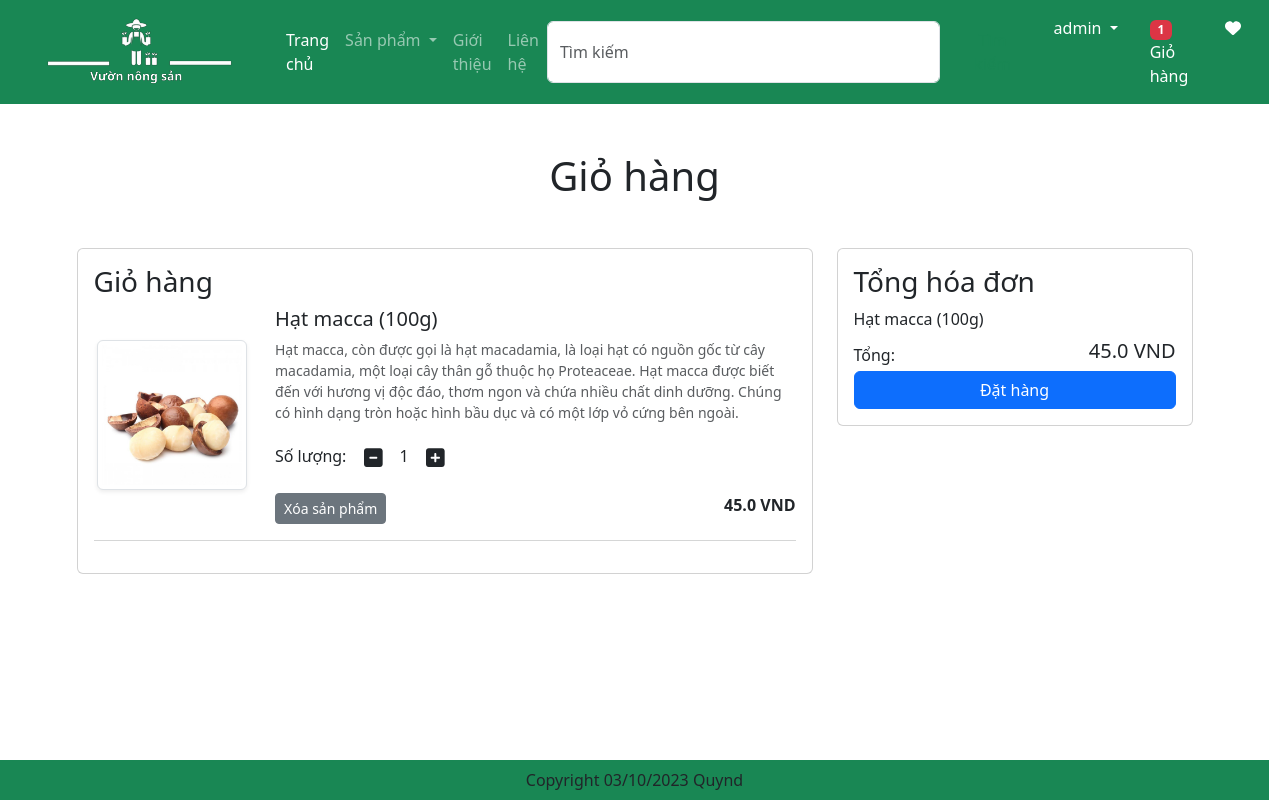
/cart/ (signed in), run on an earlier commit of the app's database.
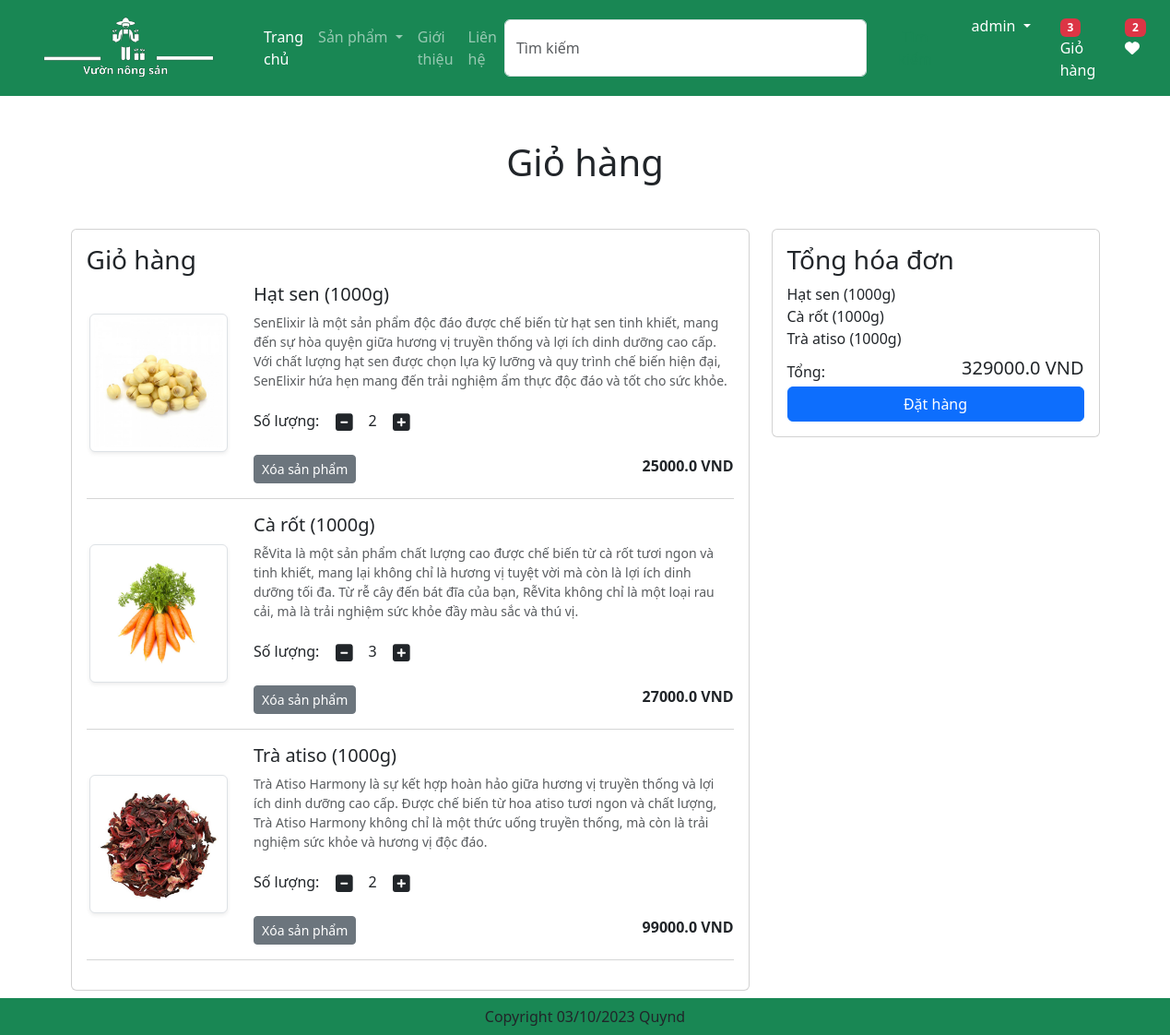
And on a later commit of the database.
### app/models.py (models this page shows, shortened)
class Cart(models.Model):
    user = models.ForeignKey(User, on_delete=models.CASCADE)
    product = models.ForeignKey(Product, on_delete=models.CASCADE)
    quantity = models.PositiveIntegerField(default=1)

class Product(models.Model):
    title = models.CharField(max_length=100)
    selling_price = models.FloatField()
    discounted_price = models.FloatField()
    description = models.TextField()
    composition = models.TextField(default='')
    prodapp = models.TextField(default='')
    category = models.CharField(choices=CATEGORY_CHOICES, max_length=3)
    product_image = models.ImageField(upload_to='product')

### app/views.py (the view)
# urls.py: path('cart/', views.show_cart, name='showcart'),
@login_required
def show_cart(request):
    totalitem = 0
    wishitem = 0
    if request.user.is_authenticated:
        totalitem = len(Cart.objects.filter(user=request.user))
        wishitem = len(Wishlist.objects.filter(user=request.user))
    user = request.user
    cart = Cart.objects.filter(user=user)
    amount = 0
    for p in cart:
        value = p.quantity * p.product.discounted_price
        amount = amount + value
    return render(request, 'app/addtocart.html', locals())

### app/templates/app/addtocart.html (shortened to what this page needs)
{% extends "app/base.html" %}
{% load static %}
{% block main-content %}
<div class="container my-5">
<div class="row">
    {% if cart %}
        <h1 class="text-center mb-5">Giỏ hàng</h1>
        <div class="col-sm-8">
            <div class="card">
                <div class="card-body">
                    <h3>Giỏ hàng</h3>
                    {% for item in cart %}
                        <div class="row">
                            <div class="col-sm-3 text-center align-self-center">
                                <img src="{{item.product.product_image.url}}" alt="" srcset="" class="img-fluid
                                img-thumbnail shadow-sm" height="150" width="150">
                            </div>
                            <div class="col-sm-9">
                                <div>
                                    <h5>{{item.product.title}}</h5>
                                    <p class="mb-2 text-muted small">{{item.product.description}}</p>
                                    <div class="my-3">
                                        <label for="quantity"> Số lượng:</label>
                                        <a class="minus-cart btn" pid={{item.product.id}}><i class="fas fa-minus-square fa-lg"></i></a>
                                        <span id="quantity">{{item.quantity}}</span>
                                        <a class="plus-cart btn" pid={{item.product.id}}><i class="fas fa-plus-square fa-lg"></i></a>
                                    </div>
                                    <div class="d-flex justify-content-between">
                                        <a href="#" class="remove-cart btn btn-sm btn-secondary mr-3"
                                           pid={{item.product.id}} onclick="reloadPage()">Xóa sản phẩm</a>
                                        <p class="mb-0"><span><strong>
                                            {{item.product.discounted_price}}   VND</strong></span></p>
                                    </div>
                                </div>
                            </div>
                        </div>
                    <hr class="text-muted">
                    {% endfor %}
                </div>
            </div>
        </div>
        <div class="col-sm-4">
            <div class="card">
                <div class="card-body">
                    <h3>Tổng hóa đơn</h3>
                    <ul class="list-group">
                        {% for item in cart %}
                            <span id="title">{{item.product.title}}</span>
                        {% endfor %}
                        <li class="list-group-item d-flex justify-content-between align-items-center border-0 px-0 pb-0">
                            Tổng: <h5> <span id="amount">{{amount}}</span> VND</h5>
                        </li>
                    </ul>
                    <div class="d-grid"><a href="{% url 'checkout' %}" class="btn btn-primary">Đặt hàng</a></div>
                </div>
            </div>
        </div>
        {% else %}
            <h1 class="text-center mb-5">Chưa có sản phẩm nào trong giỏ hàng</h1>
    {% endif %}
</div>
</div>
{% endblock main-content %}

### app/templates/app/base.html (shortened to what this page needs)
<!DOCTYPE html>
{% load static %}
<html lang="en">
<head>
    <link href="https://cdn.jsdelivr.net/npm/bootstrap@5.3.2/dist/css/bootstrap.min.css" rel="stylesheet"
>
    <link rel="stylesheet" href="{% static 'app/css/owl.carousel.min.css'%}"/>
    <link rel="stylesheet" href="{% static 'app/css/all.min.css'%}" />
    <link rel="stylesheet" href="{% static 'app/css/style.css'%}"/>
</head>
<body>
    <nav class="navbar navbar-expand-lg navbar-dark bg-success">
      <div class="container-fluid">
        <a class="navbar-brand" href="/">
            <img src="{% static 'app/images/logo.png'%}" width="250" height="70"/>
        </a>
        <div class="collapse navbar-collapse" id="navbarSupportedContent">
          <ul class="navbar-nav me-auto mb-2 mb-lg-0">
            <li class="nav-item">
              <a class="nav-link active" aria-current="page" href="/">Trang chủ</a>
            </li>
            <li class="nav-item dropdown">
              <a class="nav-link dropdown-toggle" href="#" role="button" data-bs-toggle="dropdown" aria-expanded="false">
                Sản phẩm
              </a>
            </li>
            <li class="nav-item">
              <a class="nav-link text-while" href="{% url 'about'%}">Giới thiệu</a>
            </li>
            <li class="nav-item">
              <a class="nav-link text-while" href="{% url 'contact'%}">Liên hệ</a>
            </li>
          </ul>
          <form class="d-flex" role="search" action="/search">
            <input class="form-control me-2" type="search" placeholder="Tìm kiếm" name="search" aria-label="Search" style="width: 420px">
            <button class="btn btn-outline-success" type="submit">Tìm kiếm</button>
          </form>
        </div>
        {% if request.user.is_authenticated %}
        <ul class = "navbar-nav me-auto mb-2 mb-lg-0">
            <li class = "nav-item dropdown mx-2">
              <a class="nav-link dropdown-toggle text-white" href="#"
              id="profileDropdown" role="button" data-bs-toggle="dropdown"
              aria-expanded="false"> {{request.user}} </a>
            </li>
            <li class="nav-item mx-2">
                <a href="{% url 'showcart' %}" class="nav-link text-white">
                    <span class="badge bg-danger">{% if totalitem > 0%}{{totalitem}} {%endif%}</span>
                    Giỏ hàng</a>
            </li>
            <li class="nav-item mx-2">
                <a href="#" class="nav-link text-white">
                    <span class="badge bg-danger">{% if wishitem > 0%} {{wishitem}} {%endif%}</span>
                    <i class="fa fa-heart"></i></a>
            </li>
            {% else %}
                <a href="{% url 'login' %}" class="nav-link text-white" style="padding-right: 25px">Đăng nhập</a>
                <a href="{% url 'customerregistration' %}" class="nav-link text-white" style="padding-right: 70px">Đăng ký</a>
            {% endif %}
        </ul>
      </div>
    </nav>
    {% block main-content %}{% endblock main-content %}
    <footer class="container-fluid fixed-bottom bg-success text-center p-2 mt-5">
        Copyright 03/10/2023 Quynd
    </footer>
</body>
</html>

What changed in the data, as far as the page shows it:
removed Cart: product.product_image (picture), product "Hạt macca (100g)", product.description "Hạt macca, còn được gọi là hạt macadamia, là loại hạt có nguồn gốc từ cây macadamia, một loại cây thân gỗ thuộc họ Proteaceae. Hạt macca được biết đến với hương vị độc đáo, thơm ngon và chứa nhiều chất dinh dưỡng. Chúng có hình dạng tròn hoặc hình bầu dục và có một lớp vỏ cứng bên ngoài.", quantity "1", product.discounted_price "45.0"
added Cart: product.product_image (picture), product "Hạt sen (1000g)", product.description "SenElixir là một sản phẩm độc đáo được chế biến từ hạt sen tinh khiết, mang đến sự hòa quyện giữa hương vị truyền thống và lợi ích dinh dưỡng cao cấp. Với chất lượng hạt sen được chọn lựa kỹ lưỡng và quy trình chế biến hiện đại, SenElixir hứa hẹn mang đến trải nghiệm ẩm thực độc đáo và tốt cho sức khỏe.", quantity "2", product.discounted_price "25000.0"
added Cart: product.product_image (picture), product "Cà rốt (1000g)", product.description "RễVita là một sản phẩm chất lượng cao được chế biến từ cà rốt tươi ngon và tinh khiết, mang lại không chỉ là hương vị tuyệt vời mà còn là lợi ích dinh dưỡng tối đa. Từ rễ cây đến bát đĩa của bạn, RễVita không chỉ là một loại rau cải, mà là trải nghiệm sức khỏe đầy màu sắc và thú vị.", quantity "3", product.discounted_price "27000.0"
added Cart: product.product_image (picture), product "Trà atiso (1000g)", product.description "Trà Atiso Harmony là sự kết hợp hoàn hảo giữa hương vị truyền thống và lợi ích dinh dưỡng cao cấp. Được chế biến từ hoa atiso tươi ngon và chất lượng, Trà Atiso Harmony không chỉ là một thức uống truyền thống, mà còn là trải nghiệm sức khỏe và hương vị độc đáo.", quantity "2", product.discounted_price "99000.0"
Also different on the page:
{{ totalitem }}: "1" → "3"
{{ wishitem }}: (not shown) → "2"
{{ amount }}: "45.0" → "329000.0"
